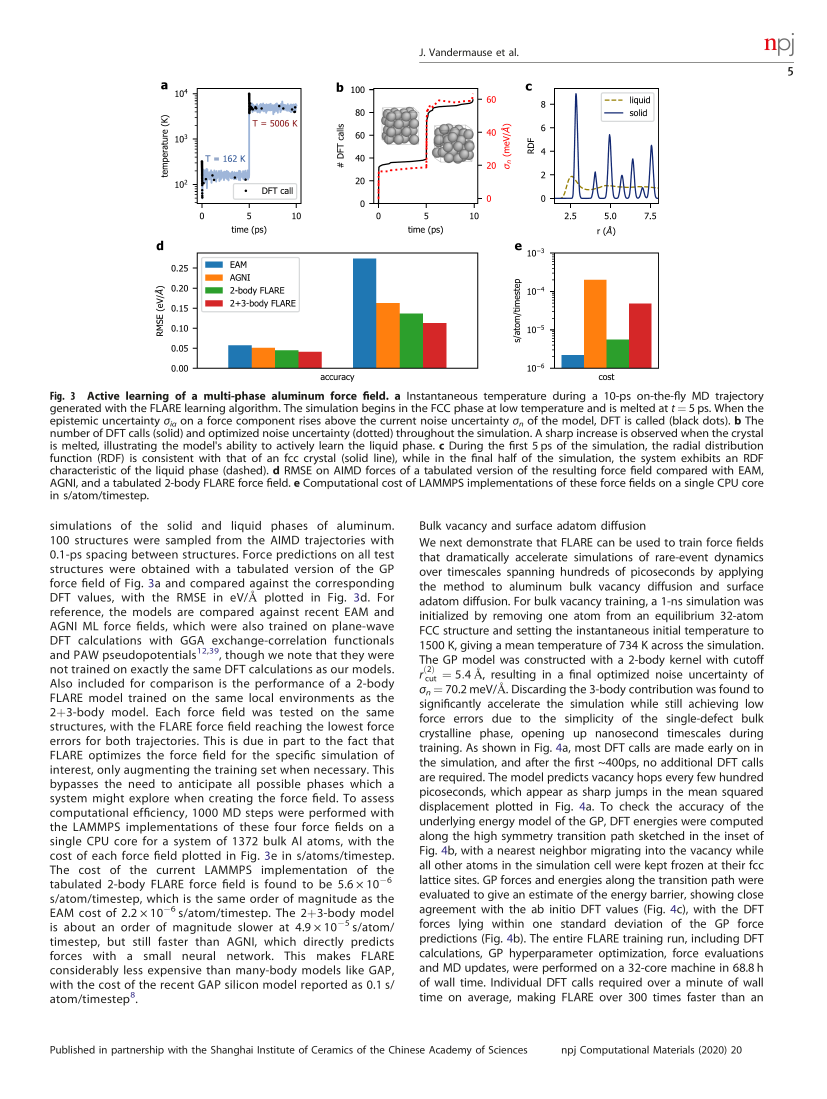
#> input picture lectures/lecture_13_active_learning/notebooks/_shared/_flare_pages/pg-05.png, 3308 x 4394 px (shown at 1/4 size)
$ python fig_L2_flare_panels.py
#> lines starting #> are read from the running program, lines starting #| are printed output that depends on the picture
# %% [markdown]
# # Figure L2 - FLARE, on-the-fly active learning of a force field
#
# Slide 40.  Vandermause, J.; Torrisi, S. B.; Batzner, S.; Xie, Y.; Sun, L.;
# Kolpak, A. M.; Kozinsky, B. "On-the-fly active learning of interpretable
# Bayesian force fields for atomistic rare events." *npj Comput. Mater.* **2020**,
# *6*, 20.  DOI 10.1038/s41524-020-0283-z
#
# **Licence: CC BY 4.0** - verbatim reproduction with attribution is permitted.
#
# Figure 3 panels **a** and **b** are the best on-the-fly AL teaching figure in the
# literature: a 10-ps MD trajectory of aluminium that starts in the FCC crystal and
# melts at t = 5 ps, with the DFT calls marked.  The audience *watches* the model hit
# unfamiliar physics and ask for help.
#
# The plots are **vector**, not embedded raster, so `pdfimages` returns only the atom
# renderings.  These crops are therefore rendered from the page at 400 dpi.

# %%
import os
import subprocess

from PIL import Image

PDF = "_shared/s41524-020-0283-z.pdf"
RAW = "_shared/_flare_pages"
OUT = "../figures"
DPI = 400
os.makedirs(RAW, exist_ok=True)
os.makedirs(OUT, exist_ok=True)
print("Pillow", Image.__version__)

# %%
# Figure 3 sits at the top of page 5.
page = os.path.join(RAW, "pg-05.png")
if not os.path.exists(page):
    subprocess.run(["pdftoppm", "-png", "-r", str(DPI), "-f", "5", "-l", "5",
                    PDF, os.path.join(RAW, "pg")], check=True)
im = Image.open(page).convert("RGB")
#> im is the input picture: PIL image 3308x4394 RGB; mean R, G, B 235.5, 234.9, 234.3
print("page 5 at %d dpi:" % DPI, im.size)
#| page 5 at 400 dpi: (3308, 4394)

# %%
# Fractional crops (left, top, right, bottom) of the page, so they survive a
# change of render resolution.
CROPS = {
    # panels a + b: the temperature trace and the cumulative DFT calls
    "fig_L2_flare_onthefly": (0.040, 0.062, 0.628, 0.2155),
    # panel a alone, if the slide needs something tighter
    "fig_L2a_flare_temperature": (0.040, 0.062, 0.352, 0.2155),
}
W, H = im.size
#> W = 3308; H = 4394
for name, box in CROPS.items():
    px = (int(box[0] * W), int(box[1] * H), int(box[2] * W), int(box[3] * H))
    crop = im.crop(px)
    crop.save(os.path.join(OUT, name + ".png"), dpi=(DPI, DPI))
    print("%-34s -> %s" % (name, crop.size))
#> this loop made 2 passes
#> pass 1, `crop = im.crop(px)`:
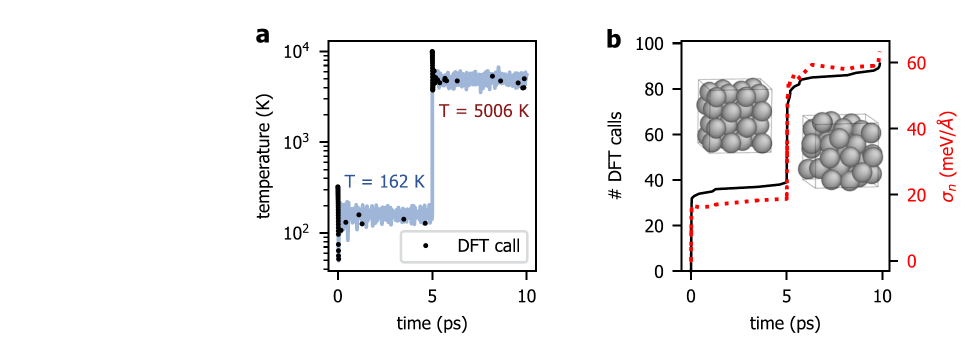
#> crop: PIL image 1945x674 RGB (shown at 1/2 size); mean R, G, B 243.4, 242.5, 242.9
#> pass 2, `crop = im.crop(px)`:
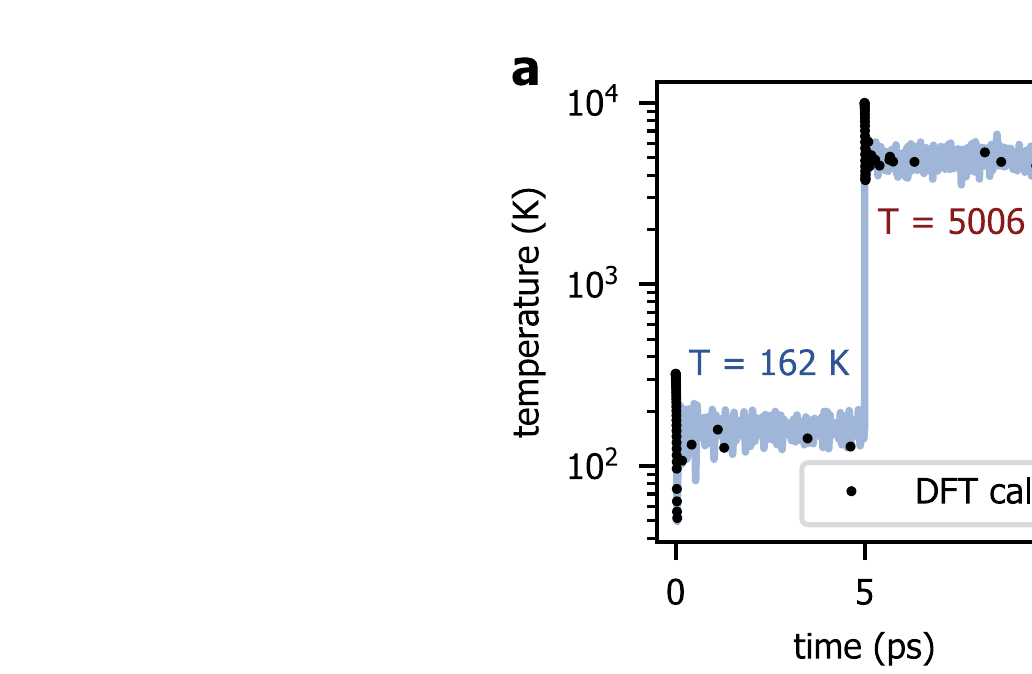
#> crop: PIL image 1032x674 RGB; mean R, G, B 246.9, 247.2, 248

# %%
print("""
Reproduced verbatim under CC BY 4.0, with attribution on the slide.

What the panels show, for the speaker notes:
  a  instantaneous temperature over a 10-ps on-the-fly MD trajectory. Starts in the
     FCC crystal at 162 K, melts at t = 5 ps, reaching 5006 K. Black dots are DFT calls.
  b  cumulative number of DFT calls (solid) and the optimised noise uncertainty
     sigma_n (dotted). Both jump sharply at the melting transition - the model has
     left the chemistry it knows.

Separate result, from Fig. 4a (bulk vacancy diffusion in Al): most DFT calls happen
early, and after the first ~400 ps no further DFT calls are required. The whole
training run took 68.8 h on 32 cores, making FLARE over 300x faster than AIMD.
""")
